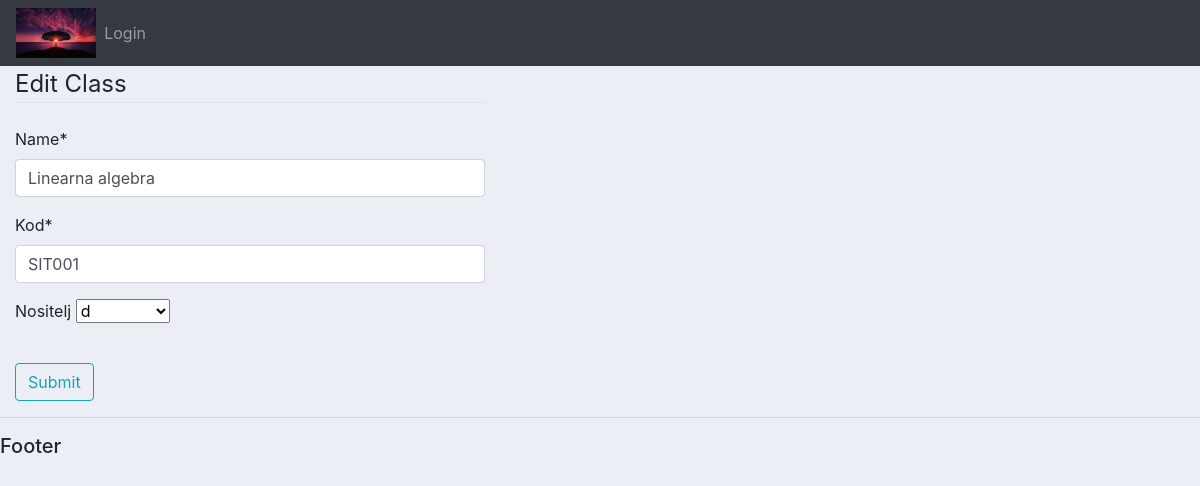
Screenshot of /super/editpredmet/1/ with the database file from the repository.
### projekt/models.py (models this page shows, shortened)
class Predmeti(models.Model):
    IZBORNI = (('DA', 'da'), ('NE', 'ne'))
    name = models.CharField(max_length=50)
    kod = models.CharField(max_length=50)
    program = models.CharField(max_length=50)
    ects = models.IntegerField()
    sem_red = models.IntegerField()
    sem_izv = models.IntegerField()
    izborni = models.CharField(max_length=50, choices=IZBORNI)
    nositelj =models.ForeignKey(Korisnik,on_delete=models.CASCADE, blank=True,null=True)

### projekt/views.py (the view, shortened to what this page needs)
# urls.py: path('super/editpredmet/<str:pk>/',views.editpredmet,name='editpredmet'),
def editpredmet(request,pk):
    predmet=Predmeti.objects.get(id=pk)
    eu_form=changePredmetForm(instance=predmet)
    context={'eu_form':eu_form,
    }
    return render(request,'projekti/editpredmet.html',context)

### projekt/forms.py
class changePredmetForm(forms.ModelForm):
    class Meta:
        model = Predmeti
        fields=('name', 'kod','nositelj')
    def __init__(self, *args, **kwargs):
        super(changePredmetForm, self).__init__(*args, **kwargs)
        self.fields['nositelj'].queryset = Korisnik.objects.filter(role='prof')

### projekt/templates/projekti/editpredmet.html (shortened to what this page needs)
{%extends "projekti/main.html"%}
{%load crispy_forms_tags%}
{%block content%}
<div class="col-md-5">
    <form method="POST" enctype="multipart/form-data">
        <fieldset class="form-group">
            <legend class="border-bottom mb-4">
                Edit Class
            </legend>
            {{eu_form|crispy}}
        </fieldset>
        <div class="form-group">
            <button class="btn btn-outline-info" type="submit">
                Submit
            </button>
        </div>
    </form>
</div>
{%endblock content%}

### static/css/main.css (style rules this page uses)
body { background-color: #ebeff5; }

### rows the page displays
Predmeti: name "Linearna algebra", kod "SIT001", nositelj "d"
